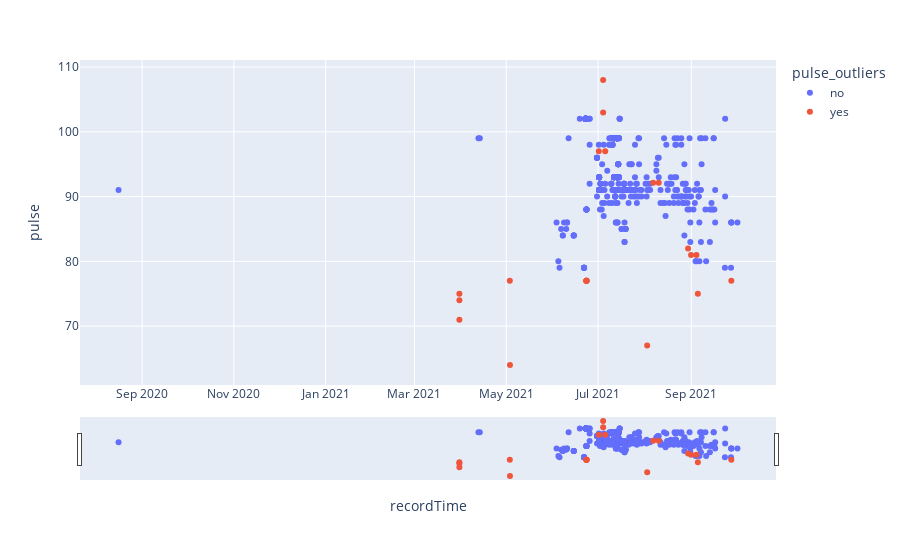

Notebook code for this chart:
### Code cell
model =  IsolationForest(contamination=0.05)
model.fit(bp14042[['pulse']])
bp14042['pulse_outliers']=pd.Series(model.predict(bp[['pulse']])).apply(lambda x: 'yes' if (x == -1) else 'no' )
print(bp14042.query('pulse_outliers=="yes"'))



fig = px.scatter(bp14042.reset_index(), x='recordTime', y='pulse', color='pulse_outliers', title='')
fig.update_xaxes(
    rangeslider_visible=True,
)
fig.show()

### Figure 1 — Plotly figure (JSON) as saved in the notebook; plotly's stock layout.template omitted (floating-point values rounded to 4 significant figures; data arrays with more than 128 entries replaced by an {"elided": "..."} marker saying what was removed)
{"data": [{"hovertemplate": "pulse_outliers=no<br>recordTime=%{x}<br>pulse=%{y}<extra></extra>", "legendgroup": "no", "marker": {"color": "#636efa", "symbol": "circle"}, "mode": "markers", "name": "no", "orientation": "v", "showlegend": true, "type": "scatter", "x": {"elided": "409 str values"}, "xaxis": "x", "y": {"elided": "409 int values"}, "yaxis": "y"}, {"hovertemplate": "pulse_outliers=yes<br>recordTime=%{x}<br>pulse=%{y}<extra></extra>", "legendgroup": "yes", "marker": {"color": "#EF553B", "symbol": "circle"}, "mode": "markers", "name": "yes", "orientation": "v", "showlegend": true, "type": "scatter", "x": ["2021-09-27T14:16:14", "2021-09-05T08:30:00", "2021-09-04T09:23:00", "2021-08-31T20:03:00", "2021-08-29T20:30:00", "2021-08-10T08:01:27", "2021-08-06T16:06:44", "2021-08-02T16:17:23", "2021-07-05T18:38:39", "2021-07-04T09:20:49", "2021-07-04T09:20:03", "2021-07-01T12:49:50", "2021-06-23T07:11:31", "2021-06-23T07:11:31", "2021-06-23T07:11:31", "2021-06-23T07:11:31", "2021-06-23T07:11:31", "2021-05-03T11:29:35", "2021-05-03T09:04:29", "2021-03-30T20:40:23", "2021-03-30T20:32:12", "2021-03-30T20:28:38"], "xaxis": "x", "y": [77, 75, 81, 81, 82, 92.13, 92.13, 67, 97, 103, 108, 97, 77, 77, 77, 77, 77, 64, 77, 74, 75, 71], "yaxis": "y"}], "layout": {"legend": {"title": {"text": "pulse_outliers"}, "tracegroupgap": 0}, "margin": {"t": 60}, "xaxis": {"anchor": "y", "domain": [0, 1], "rangeslider": {"visible": true}, "title": {"text": "recordTime"}}, "yaxis": {"anchor": "x", "domain": [0, 1], "title": {"text": "pulse"}}}}
